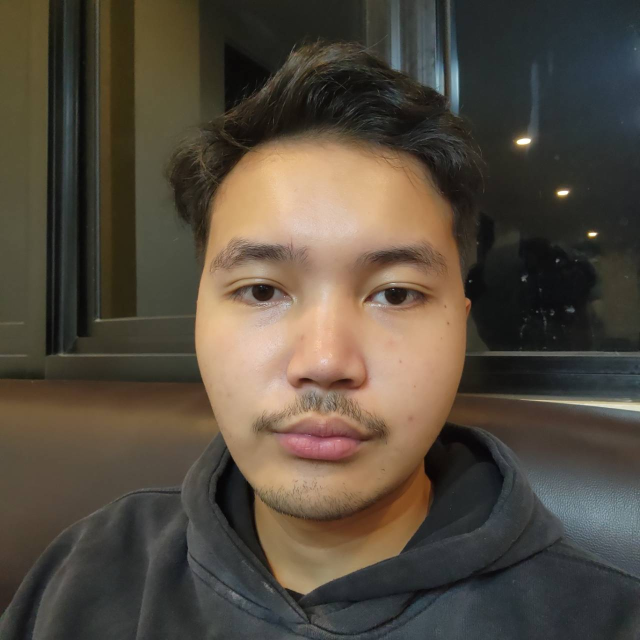
#> input picture Soal1/selfie.jpg, 1280 x 1280 px (shown at 1/2 size)
$ python soal1.py
#> lines starting #> are read from the running program, lines starting #| are printed output that depends on the picture
#> further down, img_pil is the input picture: PIL image 1280x1280 RGB; mean R, G, B 83.8, 74.6, 62.3
import cv2
from PIL import Image
import numpy as np
from scipy.fftpack import dct, idct
import matplotlib.pyplot as plt
from matplotlib.colors import Normalize

def rgb_to_ycbcr(image_rgb):
    r, g, b = image_rgb[:,:,0], image_rgb[:,:,1], image_rgb[:,:,2]
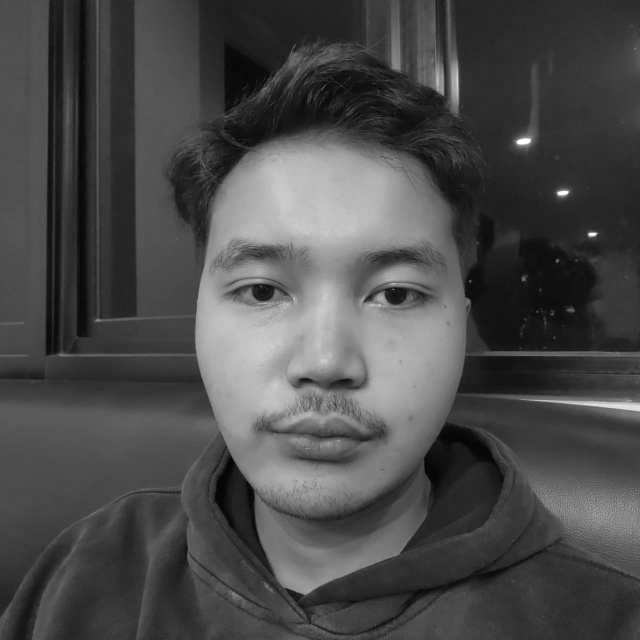
#> g: shape (1280, 1280) (shown at 1/2 size); min 0, max 255, mean 74.6
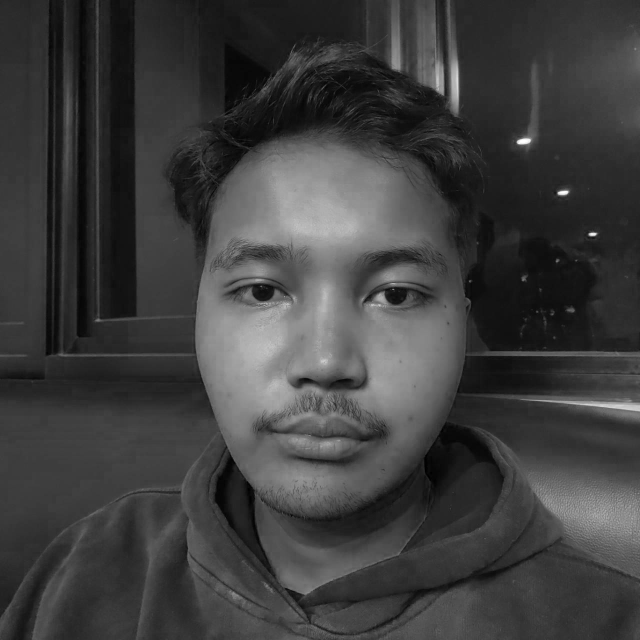
#> b: shape (1280, 1280) (shown at 1/2 size); min 0, max 255, mean 62.3
    y = 0.299 * r + 0.587 * g + 0.114 * b
    cb = -0.168736 * r - 0.331264 * g + 0.5 * b + 128
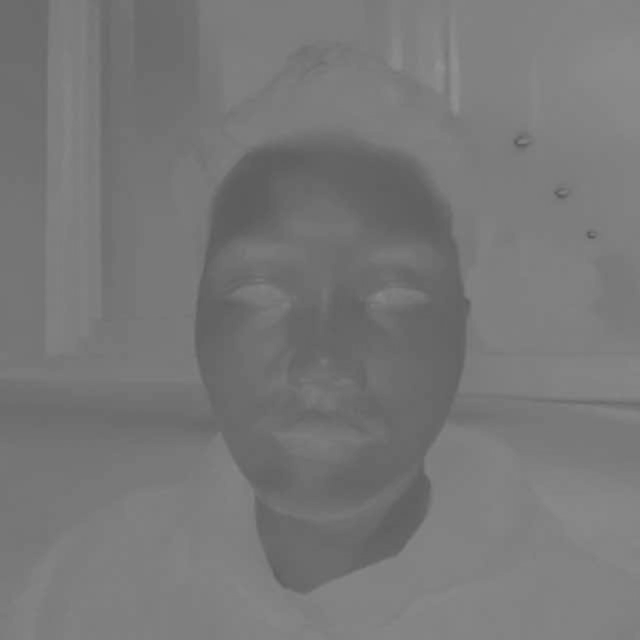
#> cb: shape (1280, 1280) float64 (shown at 1/2 size); min 88.96, max 144.9, mean 120.3
    cr = 0.5 * r - 0.418688 * g - 0.081312 * b + 128
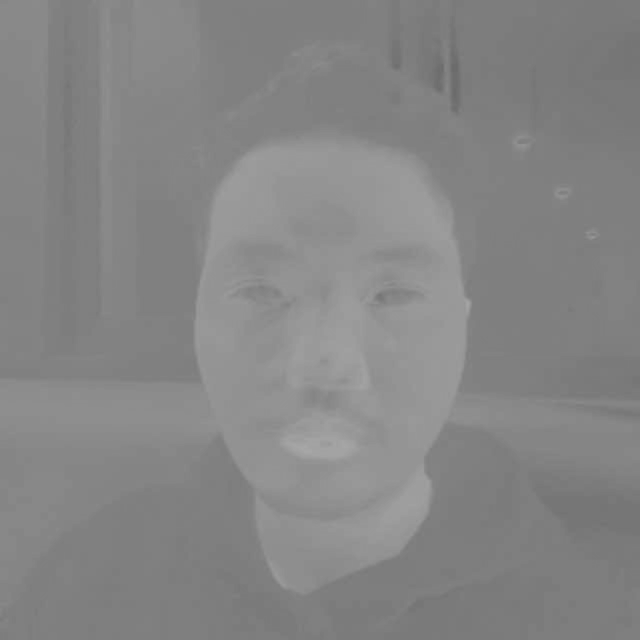
#> cr: shape (1280, 1280) float64 (shown at 1/2 size); min 107.1, max 168, mean 133.6
    ycbcr_output = np.stack([y, cb, cr], axis=-1)
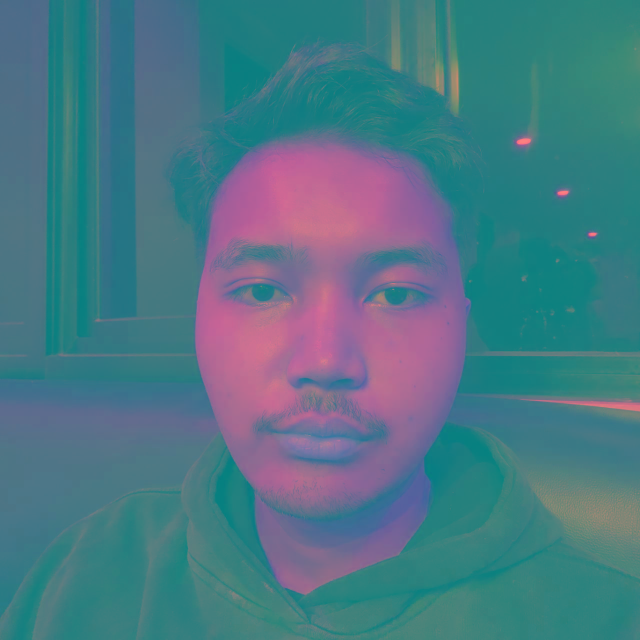
#> ycbcr_output: shape (1280, 1280, 3) float64 (shown at 1/2 size); mean of channels 0, 1, 2 75.9, 120.3, 133.6; drawn as R, G, B
    ycbcr_output = np.clip(ycbcr_output, 0, 255).astype(np.uint8)
    return ycbcr_output

def ycbcr_to_rgb(image_ycbcr):
    y, cb, cr = image_ycbcr[:,:,0].astype(np.float32), image_ycbcr[:,:,1].astype(np.float32), image_ycbcr[:,:,2].astype(np.float32)

    cb = cb - 128
    cr = cr - 128

    r = y + 1.402 * cr
    g = y - 0.344136 * cb - 0.714136 * cr
    b = y + 1.772 * cb

    rgb = np.stack([r, g, b], axis=-1)
    rgb = np.clip(rgb, 0, 255).astype(np.uint8)
    return rgb

def dct2d(a):
    return dct(dct(a.T, norm='ortho').T, norm='ortho')

def idct2d(a):
    return idct(idct(a.T, norm='ortho').T, norm='ortho')

def get_quantization_matrix(quality_factor=50):
    quantization_matrix = np.array([
        [16, 11, 10, 16, 24, 40, 51, 61],
        [12, 12, 14, 19, 26, 58, 60, 55],
        [14, 13, 16, 24, 40, 57, 69, 56],
        [14, 17, 22, 29, 51, 87, 80, 62],
        [18, 22, 37, 56, 68, 109, 103, 77],
        [24, 35, 55, 64, 81, 104, 113, 92],
        [49, 64, 78, 87, 103, 121, 120, 101],
        [72, 92, 95, 98, 112, 100, 103, 99]
    ])

    if quality_factor < 50:
        s = 5000 / quality_factor
    else:
        s = 200 - 2 * quality_factor

    quant_matrix_scaled = np.floor((quantization_matrix * s + 50) / 100)
    quant_matrix_scaled[quant_matrix_scaled == 0] = 1
    return quant_matrix_scaled.astype(np.int32)

def quantize(block, quantization_matrix_scaled):
    quant_block = np.round(block / quantization_matrix_scaled)
    return quant_block

def dequantize(quant_block, quantization_matrix_scaled):
    dequant_block = quant_block * quantization_matrix_scaled
    return dequant_block


if __name__ == "__main__":
    image_path = 'selfie.jpg'
    block_size = 8
    quality = 50

    try:
        img_pil = Image.open(image_path).convert('RGB')
        img_np_rgb = np.array(img_pil)

        img_ycbcr = rgb_to_ycbcr(img_np_rgb)

        height, width, _ = img_ycbcr.shape
#> height = 1280; width = 1280

        start_row = (height // 2) - (block_size // 2)
#> start_row = 636
        start_col = (width // 2) - (block_size // 2)
#> start_col = 636

        start_row = max(0, min(start_row, height - block_size))
        start_col = max(0, min(start_col, width - block_size))

        original_macroblock_rgb = img_np_rgb[start_row : start_row + block_size,
                                             start_col : start_col + block_size]
        original_macroblock_ycbcr = img_ycbcr[start_row : start_row + block_size,
                                              start_col : start_col + block_size]

        original_macroblock_y = img_ycbcr[start_row : start_row + block_size,
                                          start_col : start_col + block_size, 0].astype(np.float32)
        original_macroblock_cb = img_ycbcr[start_row : start_row + block_size,
                                           start_col : start_col + block_size, 1].astype(np.float32)
        original_macroblock_cr = img_ycbcr[start_row : start_row + block_size,
                                           start_col : start_col + block_size, 2].astype(np.float32)

        quant_matrix_scaled = get_quantization_matrix(quality)

        # Encoding
        dct_macroblock_y = dct2d(original_macroblock_y - 128)
        quantized_macroblock_y = quantize(dct_macroblock_y, quant_matrix_scaled)

        dct_macroblock_cb = dct2d(original_macroblock_cb - 128)
        quantized_macroblock_cb = quantize(dct_macroblock_cb, quant_matrix_scaled)

        dct_macroblock_cr = dct2d(original_macroblock_cr - 128)
        quantized_macroblock_cr = quantize(dct_macroblock_cr, quant_matrix_scaled)

        # Decoding
        dequantized_macroblock_y = dequantize(quantized_macroblock_y, quant_matrix_scaled)
        decoded_macroblock_y = idct2d(dequantized_macroblock_y) + 128
        decoded_macroblock_y = np.clip(decoded_macroblock_y, 0, 255).astype(np.uint8)

        dequantized_macroblock_cb = dequantize(quantized_macroblock_cb, quant_matrix_scaled)
        decoded_macroblock_cb = idct2d(dequantized_macroblock_cb) + 128
        decoded_macroblock_cb = np.clip(decoded_macroblock_cb, 0, 255).astype(np.uint8)

        dequantized_macroblock_cr = dequantize(quantized_macroblock_cr, quant_matrix_scaled)
        decoded_macroblock_cr = idct2d(dequantized_macroblock_cr) + 128
        decoded_macroblock_cr = np.clip(decoded_macroblock_cr, 0, 255).astype(np.uint8)

        decoded_ycbcr_macroblock = np.stack([decoded_macroblock_y, decoded_macroblock_cb, decoded_macroblock_cr], axis=-1)
        decoded_rgb_macroblock = ycbcr_to_rgb(decoded_ycbcr_macroblock)

        # error
        error_macroblock = np.abs(original_macroblock_rgb.astype(np.float32) - decoded_rgb_macroblock.astype(np.float32)).mean(axis=2)

        # Visualisasi
        fig, axes = plt.subplots(2, 4, figsize=(20, 10))# Baris 2, Kolom 4

        # Makroblok Asli (RGB)
        axes[0, 0].imshow(original_macroblock_rgb)
        axes[0, 0].set_title('Makroblok Asli')
        axes[0, 0].axis('off')

        # Makroblok Rekonstruksi (RGB)
        axes[0, 1].imshow(decoded_rgb_macroblock)
        axes[0, 1].set_title('Makroblok Rekonstruksi')
        axes[0, 1].axis('off')

        # (Error)
        norm_error = Normalize(vmin=0, vmax=np.max(error_macroblock))
        im_error = axes[0, 2].imshow(error_macroblock, cmap='hot', norm=norm_error)
        axes[0, 2].set_title('Perbedaan (Error)')
        axes[0, 2].set_xticks(np.arange(block_size))
        axes[0, 2].set_yticks(np.arange(block_size))
        fig.colorbar(im_error, ax=axes[0, 2], fraction=0.046, pad=0.04)

        # Tabel Kuantisasi
        im_quant = axes[0, 3].imshow(quant_matrix_scaled, cmap='viridis')
        axes[0, 3].set_title('Tabel Kuantisasi')
        axes[0, 3].set_xticks(np.arange(block_size))
        axes[0, 3].set_yticks(np.arange(block_size))
        for i in range(block_size):
            for j in range(block_size):
                axes[0, 3].text(j, i, str(quant_matrix_scaled[i, j]),
                                ha='center', va='center', color='white', fontsize=8)
        fig.colorbar(im_quant, ax=axes[0, 3], fraction=0.046, pad=0.04)

        # DCT Blok 1 (Kanal Y)
        im_dct_y = axes[1, 0].imshow(np.log(np.abs(dct_macroblock_y) + 1), cmap='cividis')
        axes[1, 0].set_title('DCT (Y)')
        axes[1, 0].set_xticks(np.arange(block_size))
        axes[1, 0].set_yticks(np.arange(block_size))
        fig.colorbar(im_dct_y, ax=axes[1, 0], fraction=0.046, pad=0.04)

        # DCT Blok 2 (Kanal Cb)
        im_dct_cb = axes[1, 1].imshow(np.log(np.abs(dct_macroblock_cb) + 1), cmap='cividis')
        axes[1, 1].set_title('DCT (Cb)')
        axes[1, 1].set_xticks(np.arange(block_size))
        axes[1, 1].set_yticks(np.arange(block_size))
        fig.colorbar(im_dct_cb, ax=axes[1, 1], fraction=0.046, pad=0.04)

        # Quantized Blok 1 (Kanal Y)
        im_quant_y = axes[1, 2].imshow(np.log(np.abs(quantized_macroblock_y) + 1), cmap='cividis')
        axes[1, 2].set_title(f'Kuantisasi (Y)')
        axes[1, 2].set_xticks(np.arange(block_size))
        axes[1, 2].set_yticks(np.arange(block_size))
        fig.colorbar(im_quant_y, ax=axes[1, 2], fraction=0.046, pad=0.04)

        # Quantized Blok 2 (Kanal Cb)
        im_quant_cb = axes[1, 3].imshow(np.log(np.abs(quantized_macroblock_cb) + 1), cmap='cividis')
        axes[1, 3].set_title(f'Kuantisasi (Cb)')
        axes[1, 3].set_xticks(np.arange(block_size))
        axes[1, 3].set_yticks(np.arange(block_size))
        fig.colorbar(im_quant_cb, ax=axes[1, 3], fraction=0.046, pad=0.04)

        plt.suptitle(f'Visualisasi Kompresi JPEG pada Makroblok {block_size}x{block_size} piksel - Dengan kualitas {quality}', fontsize=16, y=0.98)
        plt.tight_layout(rect=[0, 0.03, 1, 0.95])
        plt.show()
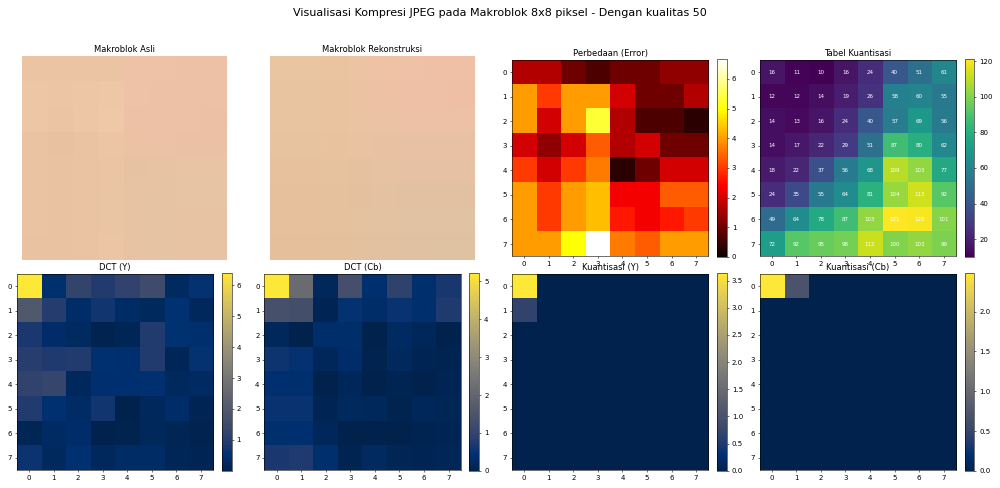
#> figure drawn by matplotlib, 14 panels

        # Perbandingan Nilai RGB untuk masing-masing blok
        fig_rgb_values, axes_rgb_values = plt.subplots(1, 2, figsize=(16, 8))
        axes_rgb_values[0].imshow(original_macroblock_rgb)
        axes_rgb_values[0].set_title('Makroblok Asli')
        axes_rgb_values[0].axis('off')
        for i in range(block_size):
            for j in range(block_size):
                r, g, b = original_macroblock_rgb[i, j]
                text_color = 'black'
                axes_rgb_values[0].text(j, i, f'[{r},{g},{b}]',
                             ha='center', va='center', color=text_color, fontsize=6)
        axes_rgb_values[1].imshow(decoded_rgb_macroblock)
        axes_rgb_values[1].set_title(f'Makroblok Hasil Decoding')
        axes_rgb_values[1].axis('off')
        for i in range(block_size):
            for j in range(block_size):
                r, g, b = decoded_rgb_macroblock[i, j]
                text_color = 'black'
                axes_rgb_values[1].text(j, i, f'[{r},{g},{b}]',
                             ha='center', va='center', color=text_color, fontsize=6)
        plt.suptitle(f'Perbandingan Nilai RGB Makroblok Asli vs. Hasil Decoding')
        plt.tight_layout(rect=[0, 0.03, 1, 0.95])
        plt.show()

        # Perbandingan Nilai YCbCr untuk masing-masing blok
        fig_ycbcr_values, axes_ycbcr_values = plt.subplots(1, 2, figsize=(16, 8))
        axes_ycbcr_values[0].imshow(ycbcr_to_rgb(original_macroblock_ycbcr))
        axes_ycbcr_values[0].set_title('Makroblok Asli')
        axes_ycbcr_values[0].axis('off')
        for i in range(block_size):
            for j in range(block_size):
                y, cb, cr = original_macroblock_ycbcr[i, j]
                text_color = 'black'
                axes_ycbcr_values[0].text(j, i, f'Y:{y}\nCb:{cb}\nCr:{cr}',
                             ha='center', va='center', color=text_color, fontsize=5)
        axes_ycbcr_values[1].imshow(ycbcr_to_rgb(decoded_ycbcr_macroblock))
        axes_ycbcr_values[1].set_title(f'Makroblok Hasil Decoding')
        axes_ycbcr_values[1].axis('off')
        for i in range(block_size):
            for j in range(block_size):
                y, cb, cr = decoded_ycbcr_macroblock[i, j]
                text_color = 'black'
                axes_ycbcr_values[1].text(j, i, f'Y:{y}\nCb:{cb}\nCr:{cr}',
                             ha='center', va='center', color=text_color, fontsize=5)
        plt.suptitle(f'Perbandingan Nilai YCbCe Makroblok Asli vs. Hasil Decoding')
        plt.tight_layout(rect=[0, 0.03, 1, 0.95])
        plt.show()
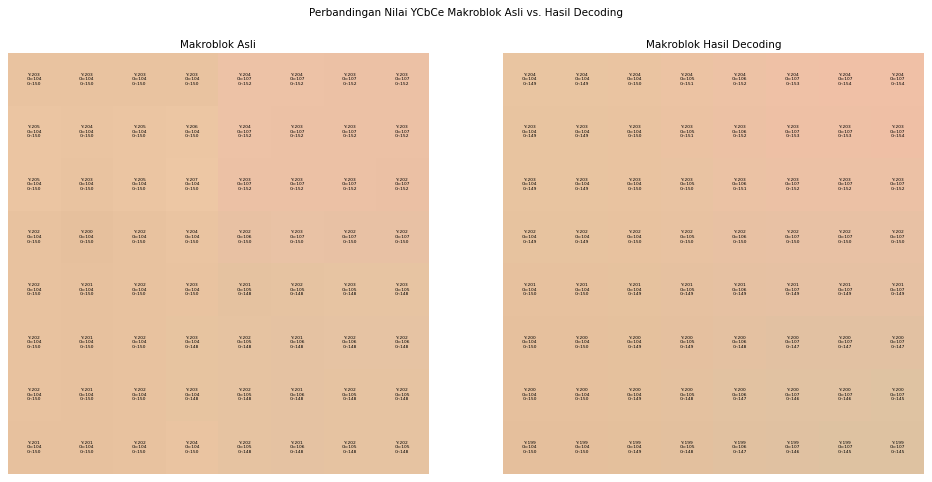
#> figure drawn by matplotlib, 2 panels

    except FileNotFoundError:
        print(f"Error: File '{image_path}' tidak ditemukan. Pastikan file selfie.jpg berada di direktori yang sama.")
    except Exception as e:
        print(f"Terjadi kesalahan: {e}")
